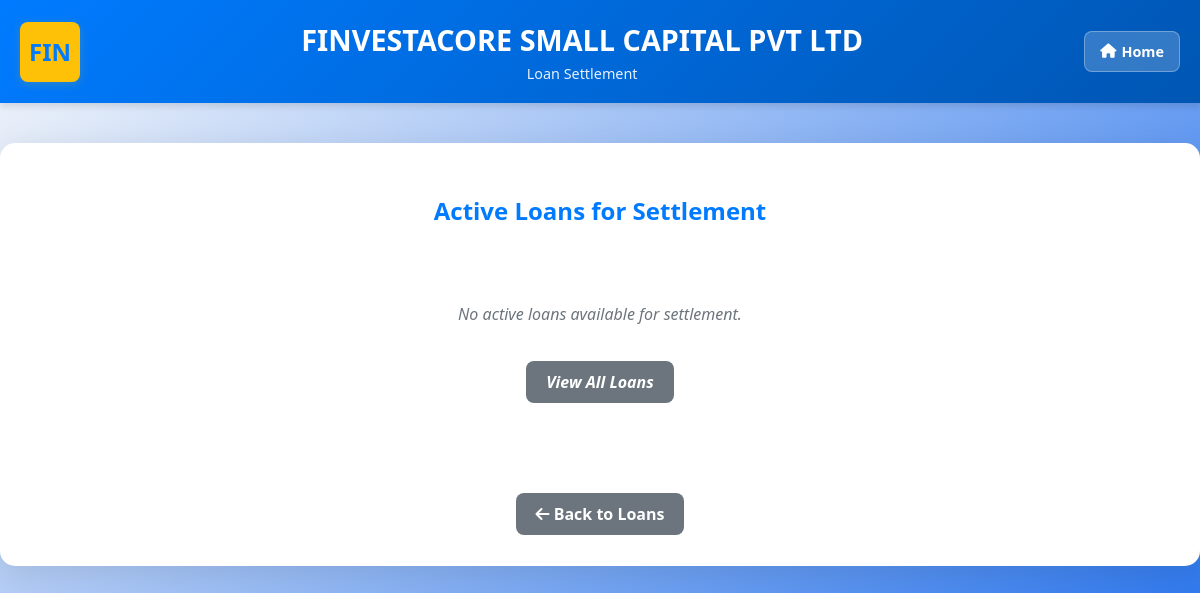
The app's page /loan_settlement, older data.
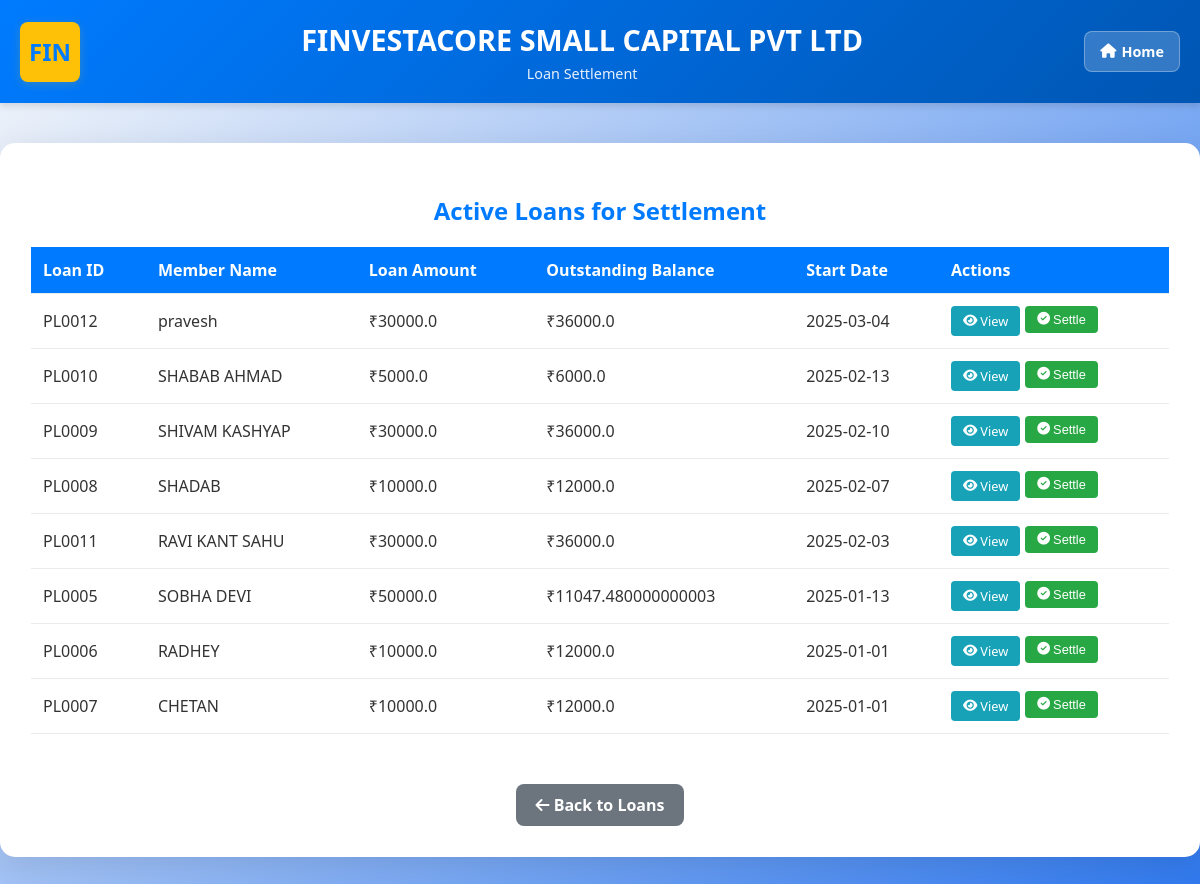
The same page, newer data.
### tables this page shows
CREATE TABLE loans (
                loan_id TEXT PRIMARY KEY,
                member_id TEXT,
                loan_type TEXT,
                amount REAL,
                purpose TEXT,
                tenure_months INTEGER,
                tenure_days INTEGER,
                interest_rate REAL,
                emi REAL,
                repayment_type TEXT,
                guarantor_id TEXT,
                status TEXT DEFAULT 'Pending',
                date_issued TEXT,
                loan_date TEXT,
                payment_mode TEXT,
                ref_id TEXT,
                emi_start_date TEXT,
                emi_end_date TEXT
            , total_paid REAL DEFAULT 0, due_amount REAL, loan_closed_date TEXT, emi_type TEXT);

CREATE TABLE members (
                id TEXT PRIMARY KEY,
                date_joined TEXT,
                full_name TEXT NOT NULL,
                father_name TEXT,
                gender TEXT,
                dob TEXT,
                marital_status TEXT,
                spouse_name TEXT,
                phone_number TEXT UNIQUE NOT NULL,
                address TEXT,
                pincode TEXT,
                district TEXT,
                state TEXT,
                aadhaar TEXT UNIQUE,
                pan TEXT UNIQUE,
                ifsc TEXT,
                account_number TEXT,
                bank_branch TEXT,
                bank_address TEXT,
                guarantor_name TEXT,
                guarantor_mobile TEXT,
                guarantor_address TEXT
            , education TEXT, occupation TEXT, nominee_dob TEXT, nominee_age TEXT, nominee_name TEXT NOT NULL DEFAULT "", nominee_relation TEXT NOT NULL DEFAULT "", guarantor_relation TEXT NOT NULL DEFAULT "");

### app.py (the view)
@app.route('/loan_settlement')
def loan_settlement():
    loans_list = []
    with get_db_connection() as conn:
        cursor = conn.cursor()
        cursor.execute("""
            SELECT l.loan_id, l.amount as loan_amount, l.due_amount as outstanding_balance,
                   l.loan_date as start_date, m.full_name as member_name
            FROM loans l
            JOIN members m ON l.member_id = m.id
            WHERE l.due_amount > 0 AND l.status = 'Active'
            ORDER BY l.loan_date DESC
        """)
        rows = cursor.fetchall()
        for row in rows:
            loans_list.append(dict(row))
    return render_template('loan_settlement.html', loans=loans_list)

### app.py (called while the page is built)
def get_db_connection():
    conn = sqlite3.connect(DB_PATH)
    conn.row_factory = sqlite3.Row  # Allows dict-like access
    return conn

### templates/loan_settlement.html (shortened to what this page needs)
<!DOCTYPE html>
<html lang="en">
<head>
    <link rel="stylesheet" href="https://cdnjs.cloudflare.com/ajax/libs/font-awesome/6.4.0/css/all.min.css">
</head>
<body>
    <header>
        <div class="header-left">
            <div class="logo">FIN</div>
        </div>
        <div class="header-center">
            <h1>FINVESTACORE SMALL CAPITAL PVT LTD</h1>
            <p>Loan Settlement</p>
        </div>
        <a href="/" class="home-button" title="Go Home">
            <i class="fas fa-home"></i> Home
        </a>
    </header>
    <div class="container">
        <h2>Active Loans for Settlement</h2>
        {% if loans %}
            <table class="loans-table">
                <thead>
                    <tr>
                        <th>Loan ID</th>
                        <th>Member Name</th>
                        <th>Loan Amount</th>
                        <th>Outstanding Balance</th>
                        <th>Start Date</th>
                        <th>Actions</th>
                    </tr>
                </thead>
                <tbody>
                    {% for loan in loans %}
                    <tr>
                        <td>{{ loan.loan_id }}</td>
                        <td>{{ loan.member_name or 'N/A' }}</td>
                        <td>₹{{ loan.loan_amount or 0 }}</td>
                        <td>₹{{ loan.outstanding_balance or 0 }}</td>
                        <td>{{ loan.start_date or 'N/A' }}</td>
                        <td>
                            <div class="action-buttons">
                                <a href="{{ url_for('view_loan', loan_id=loan.loan_id) }}" class="btn btn-view" title="View Details">
                                    <i class="fas fa-eye"></i> View
                                </a>
                                <form method="POST" action="{{ url_for('settle_loan', loan_id=loan.loan_id) }}" style="display: inline;" onsubmit="return confirm('Are you sure you want to settle Loan {{ loan.loan_id }}?');">
                                    <button type="submit" class="btn btn-settle">
                                        <i class="fas fa-check-circle"></i> Settle
                                    </button>
                                </form>
                            </div>
                        </td>
                    </tr>
                    {% endfor %}
                </tbody>
            </table>
        {% else %}
            <div class="no-loans">
                <p>No active loans available for settlement.</p>
                <a href="{{ url_for('loan_list') }}" class="back-btn">View All Loans</a>
            </div>
        {% endif %}
        <div style="text-align: center; margin-top: 30px;">
            <a href="{{ url_for('loan_list') }}" class="back-btn">
                <i class="fas fa-arrow-left"></i> Back to Loans
            </a>
        </div>
    </div>
</body>
</html>

Row changes from the older to the newer data that the page shows:
added loans: loan_id "PL0012", full_name "pravesh", amount "30000.0", due_amount "36000.0", loan_date "2025-03-04"
added loans: loan_id "PL0010", full_name "SHABAB AHMAD", amount "5000.0", due_amount "6000.0", loan_date "2025-02-13"
added loans: loan_id "PL0009", full_name "SHIVAM KASHYAP", amount "30000.0", due_amount "36000.0", loan_date "2025-02-10"
added loans: loan_id "PL0008", full_name "SHADAB", amount "10000.0", due_amount "12000.0", loan_date "2025-02-07"
added loans: loan_id "PL0011", full_name "RAVI KANT SAHU", amount "30000.0", due_amount "36000.0", loan_date "2025-02-03"
added loans: loan_id "PL0005", full_name "SOBHA DEVI", amount "50000.0", due_amount "11047.480000000003", loan_date "2025-01-13"
added loans: loan_id "PL0006", full_name "RADHEY", amount "10000.0", due_amount "12000.0", loan_date "2025-01-01"
added loans: loan_id "PL0007", full_name "CHETAN", amount "10000.0", due_amount "12000.0", loan_date "2025-01-01"
Text that changed along with them:
text no longer shown: "No active loans available for settlement. View All Loans"
text now shown: "Loan ID Member Name Loan Amount Outstanding Balance Start Date Actions"
